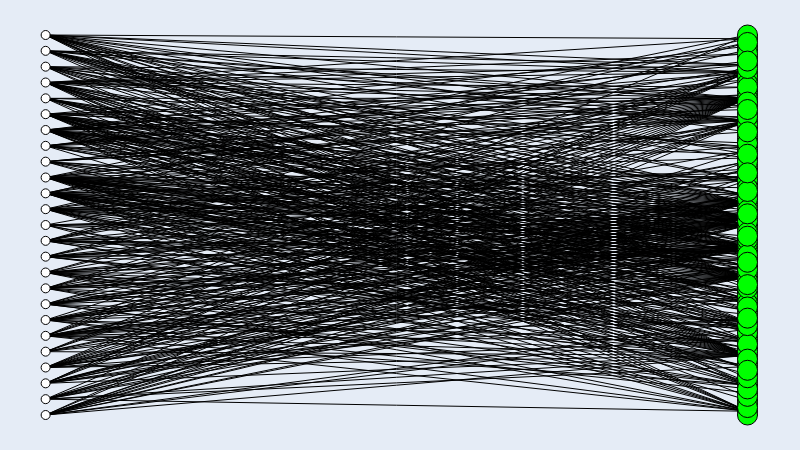

Notebook cell for this chart:
### Code cell
# Rede two-mode (devs -> linguagens)
dev_g = fm.load('data/devs_langs.gml')
# Visualization
dev_g.set_all_nodes('size', (9))
dev_g.set_all_nodes('labpos', 'hover')

for n in dev_g.nodes:
    if (n.find('/') != -1):
        dev_g.nodes[n]['color'] = (0, 255, 0)
        dev_g.nodes[n]['size'] = (20)
    dev_g.nodes[n]['label'] = n
dev_g.move('bipartite', [n for n in dev_g.nodes if dev_g.nodes[n]['size'] != 20])
dev_g.draw()

### Figure 1 — Plotly figure (JSON) as saved in the notebook; plotly's stock layout.template omitted (floating-point values rounded to 4 significant figures; data arrays with more than 128 entries replaced by an {"elided": "..."} marker saying what was removed)
{"data": [{"hoverinfo": "none", "line": {"color": "rgb(0, 0, 0)", "dash": "solid", "width": 1}, "mode": "lines", "type": "scatter", "x": {"elided": "1305 int values"}, "y": {"elided": "1305 float values"}}, {"hoverinfo": "text", "marker": {"color": "rgb(0, 255, 0)", "line": {"color": "rgb(0, 0, 0)", "width": 1}, "size": 20, "symbol": "circle"}, "mode": "markers", "text": ["/Jupyter Notebook", "/Python", "/JavaScript", "/C++", "/Shell", "/MATLAB", "/HTML", "/Java", "/CSS", "/Dockerfile", "/Go", "/Makefile", "/Smarty", "/TypeScript", "/Inno Setup", "/Batchfile", "/PowerShell", "/Groovy", "/Ruby", "/Objective-C", "/Objective-C++", "/Clojure", "/Perl 6", "/PHP", "/Visual Basic", "/Perl", "/C", "/F#", "/CoffeeScript", "/Rust", "/C#", "/R", "/Roff", "/ShaderLab", "/Swift", "/Lua", "/HLSL", "/Hack", "/LLVM", "/Assembly", "/CMake", "/Cuda", "/OCaml", "/Awk", "/M4", "/TeX", "/Emacs Lisp", "/Smalltalk", "/Pawn", "/Cool", "/Vim script", "/Fortran", "/Mathematica", "/M", "/SuperCollider", "/Common Lisp", "/AppleScript", "/Mercury", "/Pascal", "/Forth", "/RenderScript", "/DTrace", "/Logos", "/V", "/Vue", "/PLpgSQL", "/TSQL", "/ASP", "/XSLT", "/Kotlin", "/Prolog", "/B+NULL", "/Dart", "/Protocol Buffer", "/Tcl", "/DIGITAL Command Language", "/SQLPL", "/GLSL", "/OpenEdge ABL", "/Metal", "/PostScript", "/HCL", "/XML", "/ANTLR", "/Thrift", "/Lex", "/Scala", "/D", "/Haskell", "/IDL", "/Yacc", "/Nginx", "/COBOL", "/SaltStack", "/Crystal", "/PLSQL", "/Puppet", "/GAP", "/Gherkin", "/Boo", "/Gnuplot", "/Erlang", "/1C Enterprise"], "textfont": {"color": "rgb(0, 0, 0)"}, "textposition": "middle center", "type": "scatter", "x": [1, 1, 1, 1, 1, 1, 1, 1, 1, 1, 1, 1, 1, 1, 1, 1, 1, 1, 1, 1, 1, 1, 1, 1, 1, 1, 1, 1, 1, 1, 1, 1, 1, 1, 1, 1, 1, 1, 1, 1, 1, 1, 1, 1, 1, 1, 1, 1, 1, 1, 1, 1, 1, 1, 1, 1, 1, 1, 1, 1, 1, 1, 1, 1, 1, 1, 1, 1, 1, 1, 1, 1, 1, 1, 1, 1, 1, 1, 1, 1, 1, 1, 1, 1, 1, 1, 1, 1, 1, 1, 1, 1, 1, 1, 1, 1, 1, 1, 1, 1, 1, 1, 1], "y": [0.1765, 0.5, 0.4412, 0.3039, 0.5196, 0.6275, 0.3627, 0.2451, 0.5588, 0.07843, 0.5784, 0.1569, 0.8431, 0.902, 0.6078, 0.1961, 0.3922, 0.3725, 0.7745, 0.4314, 0.3235, 0.1078, 0.549, 0.9216, 0.03922, 0.451, 0.009804, 0.3137, 0.6176, 0.1667, 0.2255, 0.9706, 0.2745, 0.3529, 0.4118, 0.8824, 0.7549, 0.2059, 0.7941, 0.4608, 0.7059, 0.7647, 0.6765, 0.6471, 0.5686, 0.3824, 0.02941, 0.8137, 0.8529, 0.8922, 0.1275, 0.05882, 0.8725, 0.9608, 0.4902, 0.7255, 0.6961, 0, 0.5098, 0.01961, 0.1373, 0.9412, 0.7353, 0.6569, 0.7843, 0.4804, 0.2157, 0.9902, 0.2941, 1, 0.4216, 0.8333, 0.3333, 0.5392, 0.951, 0.08824, 0.7157, 0.8627, 0.9804, 0.2647, 0.8235, 0.6667, 0.1863, 0.5294, 0.598, 0.9118, 0.7451, 0.4706, 0.2843, 0.402, 0.1471, 0.6863, 0.8039, 0.04902, 0.9314, 0.2353, 0.06863, 0.09804, 0.1176, 0.3431, 0.5882, 0.2549, 0.6373]}, {"hoverinfo": "text", "marker": {"color": "rgb(255, 255, 255)", "line": {"color": "rgb(0, 0, 0)", "width": 1}, "size": 9, "symbol": "circle"}, "mode": "markers", "text": ["jaredpalmer", "klauspost", "sdispater", "travist", "OttoWinter", "piotrwitek", "williamFalcon", "kan-bayashi", "felangel", "Andarist", "endiliey", "unknwon", "mislav", "danilowoz", "Jocs", "ZacSweers", "wenzhixin", "JustinBeckwith", "SwampDragons", "yaron2", "rmosolgo", "ripienaar", "markerikson", "targos", "Tyriar"], "textfont": {"color": "rgb(0, 0, 0)"}, "textposition": "middle center", "type": "scatter", "x": [0, 0, 0, 0, 0, 0, 0, 0, 0, 0, 0, 0, 0, 0, 0, 0, 0, 0, 0, 0, 0, 0, 0, 0, 0], "y": [0.9167, 0.25, 0.5, 0.08333, 0.7917, 0.4167, 0.4583, 0.5417, 0.2083, 0.1667, 0.375, 0, 0.9583, 0.3333, 0.8333, 0.625, 0.6667, 1, 0.04167, 0.75, 0.7083, 0.2917, 0.875, 0.125, 0.5833]}, {"hoverinfo": "none", "mode": "text", "text": {"elided": "435 null values"}, "textfont": {"color": "rgb(0, 0, 0)"}, "textposition": "middle center", "type": "scatter", "x": {"elided": "435 float values"}, "y": {"elided": "435 float values"}}, {"hoverinfo": "none", "marker": {"color": "rgba(255, 255, 255, 0.0)", "line": {"color": "rgba(255, 255, 255, 0.0)", "width": 0}, "size": 0, "symbol": "circle"}, "mode": "markers", "type": "scatter", "x": [0.5, 0, 1, 0.5], "y": [0, 0.5, 0.5, 1]}], "layout": {"height": 450, "margin": {"b": 0, "l": 0, "r": 0, "t": 0}, "showlegend": false, "width": 800, "xaxis": {"showgrid": false, "showticklabels": false, "zeroline": false}, "yaxis": {"showgrid": false, "showticklabels": false, "zeroline": false}}}
